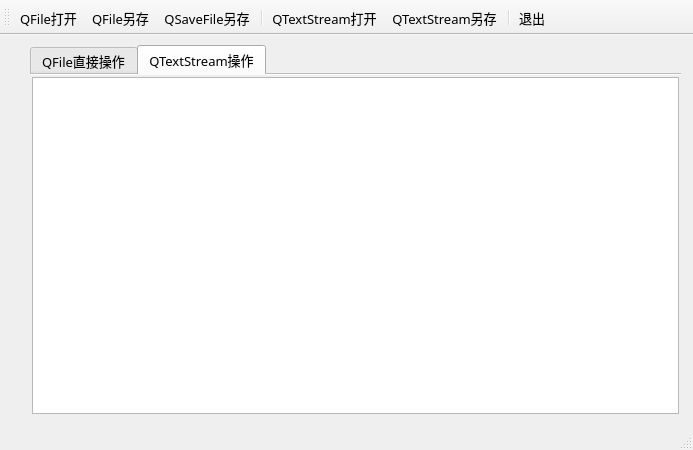
<?xml version="1.0" encoding="UTF-8"?>
<ui version="4.0">
 <class>MainWindow</class>
 <widget class="QMainWindow" name="MainWindow">
  <property name="geometry">
   <rect>
    <x>0</x>
    <y>0</y>
    <width>693</width>
    <height>450</height>
   </rect>
  </property>
  <property name="font">
   <font>
    <family>Hiragino Sans GB</family>
    <pointsize>10</pointsize>
   </font>
  </property>
  <property name="windowTitle">
   <string>文本文件读写</string>
  </property>
  <widget class="QWidget" name="centralWidget">
   <widget class="QTabWidget" name="tabWidget">
    <property name="geometry">
     <rect>
      <x>30</x>
      <y>10</y>
      <width>651</width>
      <height>371</height>
     </rect>
    </property>
    <property name="currentIndex">
     <number>1</number>
    </property>
    <property name="documentMode">
     <bool>true</bool>
    </property>
    <widget class="QWidget" name="tab">
     <attribute name="icon">
      <iconset resource="res.qrc">
       <normaloff>:/images/images/29.bmp</normaloff>:/images/images/29.bmp</iconset>
     </attribute>
     <attribute name="title">
      <string>QFile直接操作</string>
     </attribute>
     <layout class="QVBoxLayout" name="verticalLayout">
      <property name="spacing">
       <number>2</number>
      </property>
      <property name="leftMargin">
       <number>2</number>
      </property>
      <property name="topMargin">
       <number>2</number>
      </property>
      <property name="rightMargin">
       <number>2</number>
      </property>
      <property name="bottomMargin">
       <number>2</number>
      </property>
      <item>
       <widget class="QPlainTextEdit" name="textEditDevice">
        <property name="font">
         <font>
          <family>Hiragino Sans GB</family>
          <pointsize>11</pointsize>
         </font>
        </property>
       </widget>
      </item>
     </layout>
    </widget>
    <widget class="QWidget" name="tab_2">
     <attribute name="icon">
      <iconset resource="res.qrc">
       <normaloff>:/images/images/133.bmp</normaloff>:/images/images/133.bmp</iconset>
     </attribute>
     <attribute name="title">
      <string>QTextStream操作</string>
     </attribute>
     <layout class="QVBoxLayout" name="verticalLayout_2">
      <property name="spacing">
       <number>2</number>
      </property>
      <property name="leftMargin">
       <number>2</number>
      </property>
      <property name="topMargin">
       <number>2</number>
      </property>
      <property name="rightMargin">
       <number>2</number>
      </property>
      <property name="bottomMargin">
       <number>2</number>
      </property>
      <item>
       <widget class="QPlainTextEdit" name="textEditStream">
        <property name="palette">
         <palette>
          <active>
           <colorrole role="WindowText">
            <brush brushstyle="SolidPattern">
             <color alpha="255">
              <red>0</red>
              <green>0</green>
              <blue>0</blue>
             </color>
            </brush>
           </colorrole>
           <colorrole role="Text">
            <brush brushstyle="SolidPattern">
             <color alpha="255">
              <red>0</red>
              <green>0</green>
              <blue>255</blue>
             </color>
            </brush>
           </colorrole>
           <colorrole role="PlaceholderText">
            <brush brushstyle="NoBrush">
             <color alpha="128">
              <red>0</red>
              <green>0</green>
              <blue>255</blue>
             </color>
            </brush>
           </colorrole>
          </active>
          <inactive>
           <colorrole role="WindowText">
            <brush brushstyle="SolidPattern">
             <color alpha="255">
              <red>0</red>
              <green>0</green>
              <blue>0</blue>
             </color>
            </brush>
           </colorrole>
           <colorrole role="Text">
            <brush brushstyle="SolidPattern">
             <color alpha="255">
              <red>0</red>
              <green>0</green>
              <blue>255</blue>
             </color>
            </brush>
           </colorrole>
           <colorrole role="PlaceholderText">
            <brush brushstyle="NoBrush">
             <color alpha="128">
              <red>0</red>
              <green>0</green>
              <blue>255</blue>
             </color>
            </brush>
           </colorrole>
          </inactive>
          <disabled>
           <colorrole role="WindowText">
            <brush brushstyle="SolidPattern">
             <color alpha="255">
              <red>120</red>
              <green>120</green>
              <blue>120</blue>
             </color>
            </brush>
           </colorrole>
           <colorrole role="Text">
            <brush brushstyle="SolidPattern">
             <color alpha="255">
              <red>120</red>
              <green>120</green>
              <blue>120</blue>
             </color>
            </brush>
           </colorrole>
           <colorrole role="PlaceholderText">
            <brush brushstyle="NoBrush">
             <color alpha="128">
              <red>0</red>
              <green>0</green>
              <blue>255</blue>
             </color>
            </brush>
           </colorrole>
          </disabled>
         </palette>
        </property>
        <property name="font">
         <font>
          <family>Hiragino Sans GB</family>
          <pointsize>11</pointsize>
         </font>
        </property>
       </widget>
      </item>
     </layout>
    </widget>
   </widget>
  </widget>
  <widget class="QToolBar" name="mainToolBar">
   <property name="toolButtonStyle">
    <enum>Qt::ToolButtonTextUnderIcon</enum>
   </property>
   <attribute name="toolBarArea">
    <enum>TopToolBarArea</enum>
   </attribute>
   <attribute name="toolBarBreak">
    <bool>false</bool>
   </attribute>
   <addaction name="actOpen_IODevice"/>
   <addaction name="actSave_IODevice"/>
   <addaction name="actSave_TextSafe"/>
   <addaction name="separator"/>
   <addaction name="actOpen_TextStream"/>
   <addaction name="actSave_TextStream"/>
   <addaction name="separator"/>
   <addaction name="actQuit"/>
  </widget>
  <widget class="QStatusBar" name="statusBar"/>
  <action name="actOpen_IODevice">
   <property name="icon">
    <iconset resource="res.qrc">
     <normaloff>:/images/images/804.bmp</normaloff>:/images/images/804.bmp</iconset>
   </property>
   <property name="text">
    <string>QFile打开</string>
   </property>
   <property name="toolTip">
    <string>用QFile打开文本文件</string>
   </property>
   <property name="statusTip">
    <string>用QFile打开文本文件</string>
   </property>
  </action>
  <action name="actOpen_TextStream">
   <property name="icon">
    <iconset resource="res.qrc">
     <normaloff>:/images/images/122.bmp</normaloff>:/images/images/122.bmp</iconset>
   </property>
   <property name="text">
    <string>QTextStream打开</string>
   </property>
   <property name="toolTip">
    <string>用QTextStream打开文本文件</string>
   </property>
   <property name="statusTip">
    <string>用QTextStream打开文本文件</string>
   </property>
  </action>
  <action name="actQuit">
   <property name="icon">
    <iconset resource="res.qrc">
     <normaloff>:/images/images/132.bmp</normaloff>:/images/images/132.bmp</iconset>
   </property>
   <property name="text">
    <string>退出</string>
   </property>
   <property name="toolTip">
    <string>退出</string>
   </property>
  </action>
  <action name="actSave_IODevice">
   <property name="icon">
    <iconset resource="res.qrc">
     <normaloff>:/images/images/104.bmp</normaloff>:/images/images/104.bmp</iconset>
   </property>
   <property name="text">
    <string>QFile另存</string>
   </property>
   <property name="toolTip">
    <string>用QFile直接另存文件</string>
   </property>
   <property name="statusTip">
    <string>用QFile直接另存文件</string>
   </property>
  </action>
  <action name="actSave_TextStream">
   <property name="icon">
    <iconset resource="res.qrc">
     <normaloff>:/images/images/floppy.bmp</normaloff>:/images/images/floppy.bmp</iconset>
   </property>
   <property name="text">
    <string>QTextStream另存</string>
   </property>
   <property name="toolTip">
    <string>用QTextStream另存文件</string>
   </property>
   <property name="statusTip">
    <string>用QTextStream另存文件</string>
   </property>
  </action>
  <action name="actSave_TextSafe">
   <property name="icon">
    <iconset resource="res.qrc">
     <normaloff>:/images/images/066.GIF</normaloff>:/images/images/066.GIF</iconset>
   </property>
   <property name="text">
    <string>QSaveFile另存</string>
   </property>
   <property name="toolTip">
    <string>用QSaveFile另存文件</string>
   </property>
   <property name="statusTip">
    <string>用QSaveFile另存文件</string>
   </property>
  </action>
 </widget>
 <layoutdefault spacing="6" margin="11"/>
 <resources>
  <include location="res.qrc"/>
 </resources>
 <connections>
  <connection>
   <sender>actQuit</sender>
   <signal>triggered()</signal>
   <receiver>MainWindow</receiver>
   <slot>close()</slot>
   <hints>
    <hint type="sourcelabel">
     <x>-1</x>
     <y>-1</y>
    </hint>
    <hint type="destinationlabel">
     <x>364</x>
     <y>265</y>
    </hint>
   </hints>
  </connection>
 </connections>
</ui>
